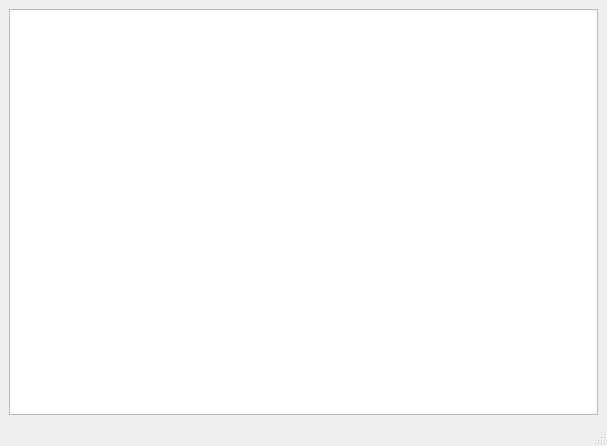
<?xml version="1.0" encoding="UTF-8"?>
<ui version="4.0">
 <class>FractalWindow</class>
 <widget class="QMainWindow" name="FractalWindow">
  <property name="geometry">
   <rect>
    <x>0</x>
    <y>0</y>
    <width>607</width>
    <height>446</height>
   </rect>
  </property>
  <property name="windowTitle">
   <string>MainWindow</string>
  </property>
  <widget class="QWidget" name="centralwidget">
   <layout class="QVBoxLayout" name="verticalLayout">
    <item>
     <widget class="QGraphicsView" name="graphicsView"/>
    </item>
   </layout>
  </widget>
  <widget class="QMenuBar" name="menubar">
   <property name="geometry">
    <rect>
     <x>0</x>
     <y>0</y>
     <width>607</width>
     <height>21</height>
    </rect>
   </property>
  </widget>
  <widget class="QStatusBar" name="statusbar"/>
 </widget>
 <resources/>
 <connections/>
</ui>
